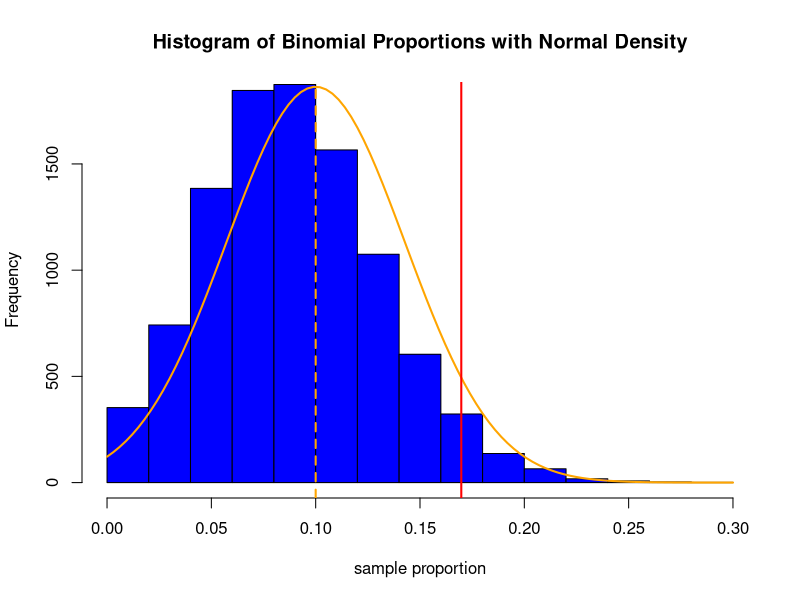

This figure's R source:
# Predict 401 Demonstration of Calculations using R for Week 5 

#----------------------------------------------------------------------------
#----------------------------------------------------------------------------
# The main objective of this program is to demonstrate the capabilities of R.
# Examples of calculations dealing with statistical inference and estimation for
# single populations will be given.  Refer to Chapter 8 of Business Statistics.


# Problem 8.5 Section 8.1 page 268:  A random sample of size 39 is taken from a 
# population of 200 members.  The sample mean is 66 and the population standard 
# deviation is 11.  Construct a 96% confidence interval to estimate the population
# mean.  What is the point estimate of the population mean?  

# The point estimate of the population mean is the sample mean or 66.
# 5% of 200 is 10 which is less than 39.  The finite correction factor is needed.
# R does not have z-test function.  One must be constructed.

finite <- sqrt((200 - 39)/(199))
finite

std <- 11 *finite/sqrt(39)
std

# For a 96% confidence interval we need quantiles from the standard normal
# distribution corresponding to percentiles at 2% and 98%.

z.values <- qnorm(c(0.02, 0.98), mean = 0, sd = 1, lower.tail = TRUE)
z.values

# Note that this can be worked in reverse.
pnorm(z.values,mean = 0, sd = 1, lower.tail = TRUE)

# The answers are given with two digits beyond the decimal point.  This can be
# accomplished using the signif() function giving the resulting confidence interval.

c(signif(66+z.values[1]*std, digits=4), signif(66+z.values[2]*std, digits=4))

# If the population were 2000 instead of 200 the finite correction factor would
# not be needed.  The procedure in R would be be as follows using the same z.values.

std <- 11/sqrt(39)
c(signif(66+z.values[1]*std, digits=4), signif(66+z.values[2]*std, digits=4))

# Note that the confidence interval is wider without the finite correction factor.
#-------------------------------------------------------------------------------

# Problem 8.17 Section 8.2 page 275: Use the data below to construct a confidence 
# for the population mean.  Assume the population is normally distributed.

data.set <- c(16.4,17.1,17.0,15.6,16.2,14.8,16.0,15.6,17.3,17.4,15.6,15.7,17.2,
              16.6,16.0,15.3,15.4,16.0,15.8,17.2,14.6,15.5,14.9,16.7,16.3)

mean(data.set)   # This is the point estimate of the population mean.

# Since the entire data set is available, t.test() can be used.

t.test(data.set, alternative = c("two.sided"), mu = 0, conf.level = 0.99)

# Since we are not given the true population mean, we set mu = 0.  These results
# can be obtained using R as a calculator.

# Quantiles must be determined from the t-distribution.

t.values <- qt(c(0.005, 0.995), 24, lower.tail = TRUE)
std <- sd(data.set)/sqrt(25)
mu <- mean(data.set)
c(signif(mu+t.values[1]*std, digits=5), signif(mu+t.values[2]*std, digits=5))

# These results match the answers in Business Statistics.
#-------------------------------------------------------------------------------

# Demonstration Problem 8.4 Section 8.3 page 279 Business Statistics.  Construct
# a 92% confidence interval to estimate the proportion of all fast-growing small
# companies that have a management succession plan, given that only 51% of a 
# sample of 210 chief executives do so.

# The point estimate is 0.51.  With a sample of size 210 the normal approximation
# may be used.  The quantiles for a 92% confidence interval must be determined.

z.values <- qnorm(c(0.04, 0.96), mean = 0, sd = 1, lower.tail = TRUE)
z.values

std <- sqrt(0.51*0.49/210)
std

c(signif(0.51+z.values[1]*std, digits=2), signif(0.51+z.values[2]*std, digits=2))

# These results match what is given in Business Statistics.  Another method is to
# use the one sample prop.test().  No correction is needed given the sample size.

prop.test(107, 210, alternative = c("two.sided"), conf.level = 0.92, correct = FALSE)
#-------------------------------------------------------------------------------

# Demonstration Problem 8.6 Section 8.4 page 284.  The average hourly wage for a 
# production worker is $19.58.  A sample of 25 workers results in a sample standard
# deviation of $1.12.  Construct a 95% confidence interval for the population 
# variance, and then a confidence interval for the population standard deviation.

# This calculation requires quantiles from the Chi-square distribution.

chi.values <- qchisq(c(0.025, 0.975), 24, lower.tail = TRUE)
chi.values

# For the first confidence interval we need the sample variance.

sigma <- 1.12^2

# Now the interval can be constructed.  Note how the chi.values are entered.

c(signif(24*sigma/chi.values[2], digits = 4),
         signif(24*sigma/chi.values[1], digits = 5))

# This matches the answer given in Business Statistics.  To convert to standard
# deviations, take the sqrt.

result <- c(sqrt(signif(24*sigma/chi.values[2], digits = 4)),
  sqrt(signif(24*sigma/chi.values[1], digits = 5)))
result

# Square result to compare values.

result*result
#-------------------------------------------------------------------------------

# Demonstration Problem 8.9 Section 8.5 page 288 Business Statistics.  A 
# researcher wants to be within 0.05 of the actual proportion in a population with
# 99% confidence.  With no prior information to go on, what sample size should 
# be used?  This is a straightforward use of R as a calculator.

result <- ((qnorm(0.995, mean = 0, sd = 1, lower.tail = TRUE))^2)*0.5*0.5/0.05^2
signif(result, digits = 4)


# The answer differs slightly since R uses more digits in the calculation.

#-------------------------------------------------------------------------------

# Central Limit Theorem

# Bonus code showing the convergence of the binomial distribution to the normal
# distribution.  This code can be used to illustrate the importance of using
# the two rules np > 5 and n(1-p) > 5.  These rules work best if 0.25 < p < 0.75.
# This program is written so that the user can change p, N and n.  Depending on
# these choices, particularly with values of p close to zero or one, some rather
# odd shaped histograms result.  This indicates n needs to be increased.



# Draw a random sample of size n from the binomial distribution.
n <- 50 
p <- 0.1   # This is the binomial probability.
N <- 10000  # number of samples to draw

proportions <- numeric(0)
set.seed(123)

proportions <- rbinom(N,n,p)/n  # This produces the binomial variables.

number.cells <- nclass.Sturges(proportions)
delta <- max(proportions)/number.cells

cells <- seq(0.0, max(proportions), delta)
center <- seq(delta/2, max(proportions), delta)
std <- sqrt(p*(1-p)/n)


# Determine the normal distribution with the same mean and variance.
# Superimpose on the binomial histogram.  Adjust the y-axis limit to accomodate 
# different choices of N, p and n.

x <- center
limit <- max(N*(pnorm(x+delta/2,mean=p,sd=std)-pnorm(x-delta/2,mean=p,sd=std)))

hist(proportions, breaks=cells,freq = TRUE, col = "blue", ylim = c(0, limit),
     xlab="sample proportion", main="Histogram of Binomial Proportions with Normal Density")

curve(N*(pnorm(x+delta/2,mean=p,sd=std)-pnorm(x-delta/2,mean=p,sd=std)),
      add=TRUE, col="orange",lwd=2)
abline(v=p+std*qnorm(0.95,mean=0,sd=1,lower.tail=TRUE),col="red",lwd=2)
abline(v=p,col="orange",lwd=2,lty=2)

# Determine the portion of the sample falling beyond the 95% quantile.  A good
# approximation should be close to 5%.  For practical use in hypothesis testing,
# it should be between 2.5% and 7.5%.

sum(proportions > p+std*qnorm(0.95,mean=0,sd=1,lower.tail=TRUE))/N

#-------------------------------------------------------------------------------

